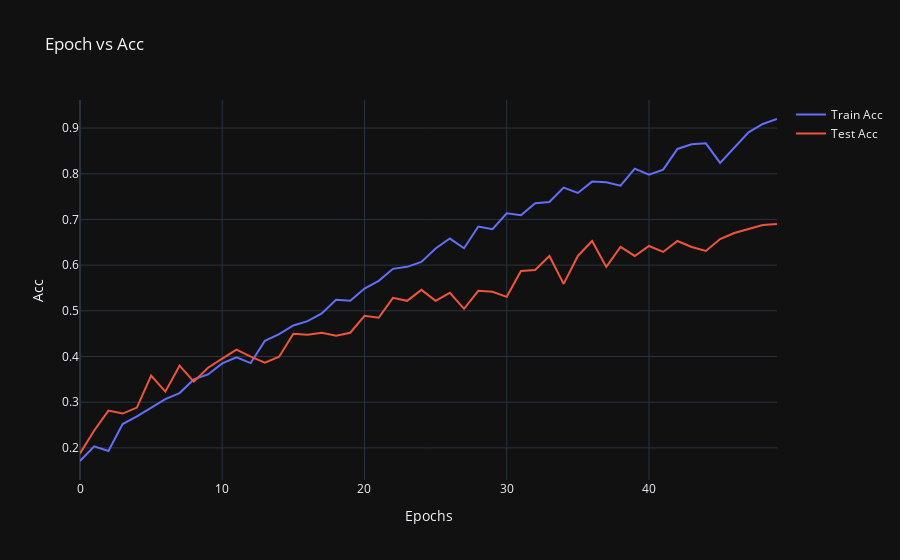

Notebook source saved alongside this figure:
### Code cell
fig = go.Figure()

fig.add_trace(go.Scatter(x=r1['Epochs'], y=r1['acc'], name='Train Acc'))
fig.add_trace(go.Scatter(x=r1['Epochs'], y=r1['val_acc'], name='Test Acc'))

fig.update_layout(
    title = 'Epoch vs Acc',
    xaxis_title = 'Epochs',
    yaxis_title = 'Acc'
)
